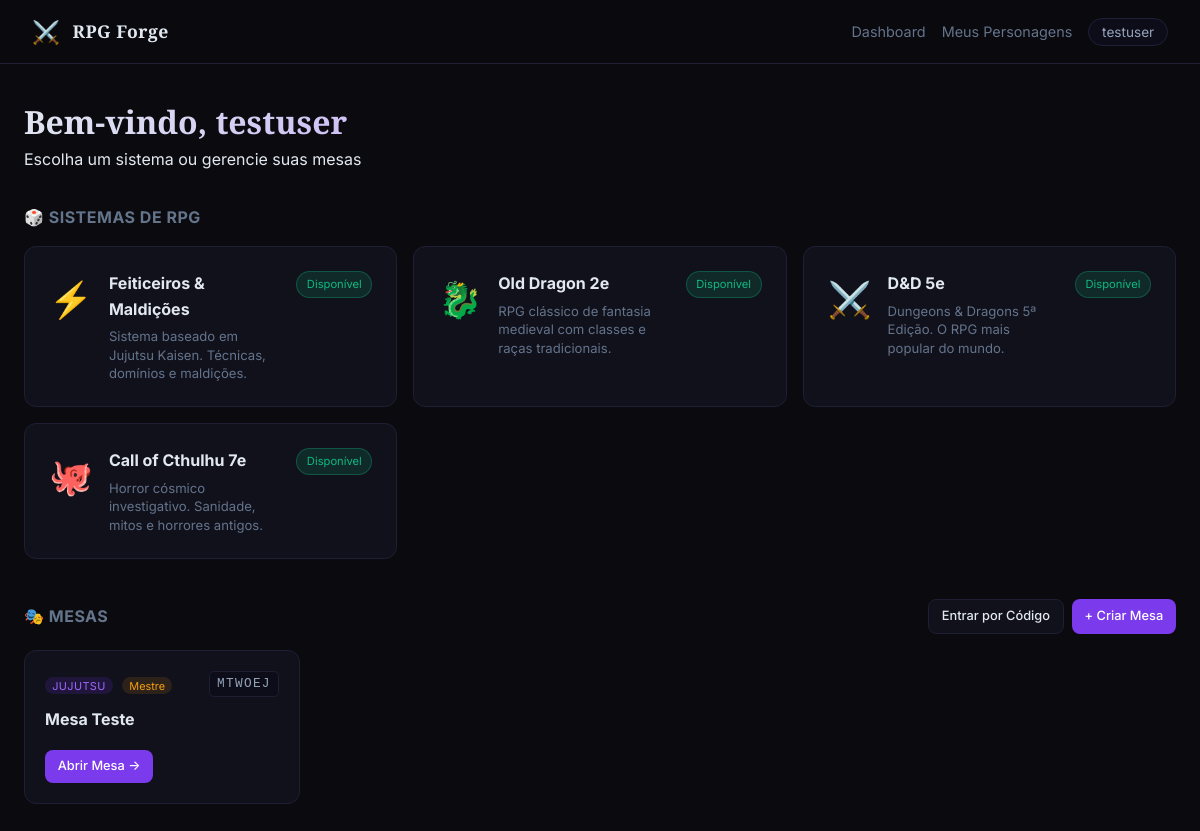
/dashboard (signed in), run on the app's committed database.
### tables this page shows
CREATE TABLE mesas (
                id INTEGER PRIMARY KEY AUTOINCREMENT,
                codigo TEXT UNIQUE NOT NULL,
                nome TEXT NOT NULL,
                sistema TEXT NOT NULL DEFAULT 'jujutsu',
                mestre_id INTEGER NOT NULL,
                criado_em TIMESTAMP DEFAULT CURRENT_TIMESTAMP
            );

### app.py (the view)
@app.route("/dashboard")
@login_required
def dashboard():
    uid = session["usuario_id"]
    with get_db() as conn:
        mesas_mestre = conn.execute(
            "SELECT * FROM mesas WHERE mestre_id=? ORDER BY criado_em DESC", (uid,)
        ).fetchall()
        mesas_player = conn.execute("""
            SELECT m.*, p.nome as nome_personagem, p.id as pid
            FROM mesas m
            JOIN personagens p ON p.mesa_id = m.id AND p.usuario_id = ?
            WHERE m.mestre_id != ?
        """, (uid, uid)).fetchall()
    return render_template("dashboard.html",
                           mesas_mestre=mesas_mestre,
                           mesas_player=mesas_player,
                           usuario=usuario_logado())

### database.py (called while the page is built)
def get_db():
    conn = sqlite3.connect(DB_PATH)
    conn.row_factory = sqlite3.Row
    return conn

def login_required(f):
    @wraps(f)
    def decorated(*args, **kwargs):
        if "usuario_id" not in session:
            return redirect(url_for("login"))
        return f(*args, **kwargs)
    return decorated

def usuario_logado():
    return {"id": session.get("usuario_id"), "username": session.get("usuario_nome")}

### templates/dashboard.html (shortened to what this page needs)
{% extends "base.html" %}
{% block content %}
<div class="dash-header">
  <div>
    <h1 class="page-title">Bem-vindo, {{ usuario.username }}</h1>
    <p class="page-sub">Escolha um sistema ou gerencie suas mesas</p>
  </div>
</div>
<section class="dash-section">
  <h2 class="dash-section-title">🎲 Sistemas de RPG</h2>
  <div class="systems-grid">
    <a href="{{ url_for('jujutsu.index') }}" class="system-card system-active">
      <div class="system-icon">⚡</div>
      <div class="system-info">
        <h3 class="system-nome">Feiticeiros & Maldições</h3>
        <p class="system-desc">Sistema baseado em Jujutsu Kaisen. Técnicas, domínios e maldições.</p>
      </div>
      <span class="system-badge">Disponível</span>
    </a>
    <a href="{{ url_for('old_dragon.index') }}" class="system-card system-active">
      <div class="system-icon">🐉</div>
      <div class="system-info">
        <h3 class="system-nome">Old Dragon 2e</h3>
        <p class="system-desc">RPG clássico de fantasia medieval com classes e raças tradicionais.</p>
      </div>
      <span class="system-badge">Disponível</span>
    </a>
    <a href="{{ url_for('dnd.index') }}" class="system-card system-active">
      <div class="system-icon">⚔️</div>
      <div class="system-info">
        <h3 class="system-nome">D&D 5e</h3>
        <p class="system-desc">Dungeons & Dragons 5ª Edição. O RPG mais popular do mundo.</p>
      </div>
      <span class="system-badge">Disponível</span>
    </a>
    <a href="{{ url_for('cthulhu.index') }}" class="system-card system-active">
      <div class="system-icon">🐙</div>
      <div class="system-info">
        <h3 class="system-nome">Call of Cthulhu 7e</h3>
        <p class="system-desc">Horror cósmico investigativo. Sanidade, mitos e horrores antigos.</p>
      </div>
      <span class="system-badge">Disponível</span>
    </a>
  </div>
</section>
<section class="dash-section">
  <div class="dash-section-header">
    <h2 class="dash-section-title">🎭 Mesas</h2>
    <div style="display:flex;gap:.5rem">
      <a href="{{ url_for('entrar_mesa') }}" class="btn btn-secondary btn-sm">Entrar por Código</a>
      <a href="{{ url_for('criar_mesa') }}" class="btn btn-primary btn-sm">+ Criar Mesa</a>
    </div>
  </div>
  {% if mesas_mestre or mesas_player %}
  <div class="mesas-grid">
    {% for mesa in mesas_mestre %}
    <div class="mesa-card">
      <div class="mesa-card-header">
        <div>
          <span class="mesa-sistema-badge">{{ mesa.sistema }}</span>
          <span class="mesa-role-badge role-mestre">Mestre</span>
        </div>
        <code class="mesa-codigo">{{ mesa.codigo }}</code>
      </div>
      <h3 class="mesa-nome">{{ mesa.nome }}</h3>
      <div class="mesa-card-footer">
        <a href="{{ url_for('ver_mesa', codigo=mesa.codigo) }}" class="btn btn-sm btn-primary">Abrir Mesa →</a>
      </div>
    </div>
    {% endfor %}
  </div>
  {% else %}
  <div class="empty-state" style="padding:2rem">
    <p>Nenhuma mesa ainda. Crie uma ou entre com um código!</p>
  </div>
  {% endif %}
</section>
{% endblock %}

### static/css/style.css (style rules this page uses)
*, *::before, *::after { box-sizing: border-box; margin: 0; padding: 0; }
:root { --bg: #0a0a0f; --bg-card: #11111c; --bg-card-hover: #161625; --bg-input: #0d0d1a; --border: #1e1e35; --border-hover: #3a3a6a; --accent: #7c3aed; --accent-light: #9f67ff; --accent-glow: rgba(124,58,237,0.35); --accent2: #06b6d4; --text: #e2e8f0; --text-muted: #64748b; --text-dim: #94a3b8; --success: #10b981; --warning: #f59e0b; --danger: #ef4444; --pv-color: #10b981; --pe-color: #7c3aed; --radius: 12px; --radius-sm: 8px; --shadow: 0 4px 24px rgba(0,0,0,0.5); --shadow-glow: 0 0 30px rgba(124,58,237,0.2); }
html { font-size: 16px; }
body { font-family: 'Inter', -apple-system, sans-serif; background: var(--bg); color: var(--text); min-height: 100vh; line-height: 1.6; }
.btn { display: inline-flex; align-items: center; gap: 0.4rem; padding: 0.6rem 1.2rem; border-radius: var(--radius-sm); font-size: 0.9rem; font-weight: 500; cursor: pointer; text-decoration: none; border: none; transition: all 0.2s; white-space: nowrap; }
.btn-primary { background: var(--accent); color: white; }
.btn-secondary { background: var(--bg-card); border: 1px solid var(--border); color: var(--text); }
.btn-sm { padding: 0.4rem 0.8rem; font-size: 0.8rem; }
.page-title { font-family: 'Cinzel', serif; font-size: 2rem; font-weight: 700; background: linear-gradient(135deg, var(--text) 0%, var(--accent-light) 100%); -webkit-background-clip: text; -webkit-text-fill-color: transparent; background-clip: text; }

### templates/dashboard.html (style rules this page uses)
.dash-header { margin-bottom:2rem }
.dash-section { margin-bottom:2.5rem }
.dash-section-header { display:flex;align-items:center;justify-content:space-between;margin-bottom:1rem;flex-wrap:wrap;gap:.5rem }
.dash-section-title { font-size:1rem;font-weight:700;color:var(--text-muted);text-transform:uppercase;letter-spacing:.5px;margin:0 0 1rem }
.dash-section-header .dash-section-title { margin:0 }
.systems-grid { display:grid;grid-template-columns:repeat(auto-fill,minmax(300px,1fr));gap:1rem }
.system-card { background:var(--bg-card);border:1px solid var(--border);border-radius:12px;padding:1.5rem;display:flex;align-items:flex-start;gap:1rem;transition:border-color .15s,box-shadow .15s;text-decoration:none;color:var(--text) }
.system-icon { font-size:2.2rem;flex-shrink:0 }
.system-info { flex:1 }
.system-nome { font-size:1rem;font-weight:700;margin:0 0 .3rem }
.system-desc { font-size:.82rem;color:var(--text-muted);margin:0;line-height:1.4 }
.system-badge { font-size:.7rem;padding:.2rem .6rem;border-radius:99px;background:rgba(16,185,129,.15);color:#10b981;border:1px solid rgba(16,185,129,.3);white-space:nowrap;flex-shrink:0 }
.mesas-grid { display:grid;grid-template-columns:repeat(auto-fill,minmax(260px,1fr));gap:1rem }
.mesa-card { background:var(--bg-card);border:1px solid var(--border);border-radius:12px;padding:1.25rem;display:flex;flex-direction:column;gap:.6rem }
.mesa-card-header { display:flex;justify-content:space-between;align-items:flex-start }
.mesa-sistema-badge { font-size:.68rem;background:rgba(124,58,237,.15);color:var(--accent-light);border-radius:99px;padding:.1rem .45rem;margin-right:.3rem;text-transform:uppercase;letter-spacing:.4px }
.mesa-role-badge { font-size:.68rem;border-radius:99px;padding:.1rem .45rem }
.role-mestre { background:rgba(245,158,11,.12);color:#f59e0b }
.mesa-codigo { font-size:.8rem;background:var(--bg-input);border:1px solid var(--border);border-radius:5px;padding:.1rem .45rem;color:var(--text-dim);font-family:monospace;letter-spacing:.1em }
.mesa-nome { font-size:1rem;font-weight:700;margin:0 }
.mesa-card-footer { margin-top:auto;padding-top:.5rem }

### data on the page
mesas: sistema "JUJUTSU", codigo "MTWOEJ", nome "Mesa Teste"

### other printed values
{{ session.get('usuario_nome', '') }} "testuser"
{{ usuario.username }} "testuser"
